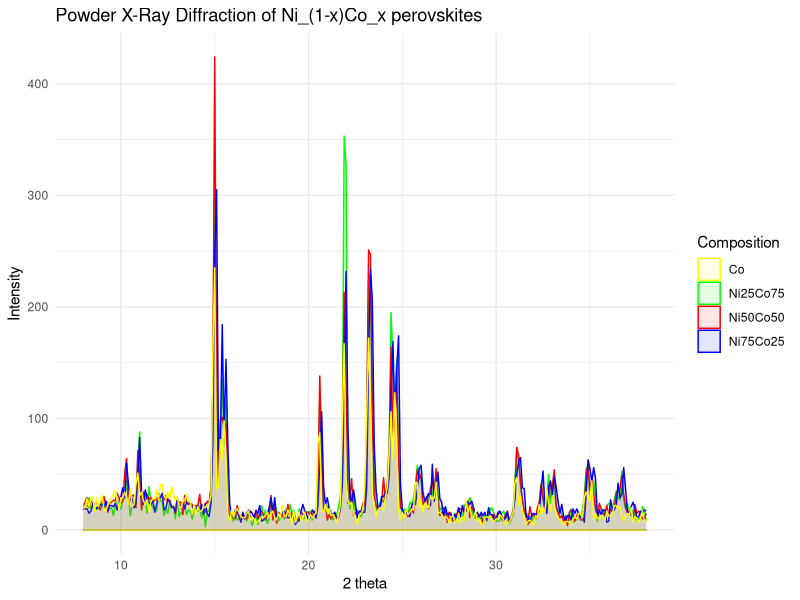
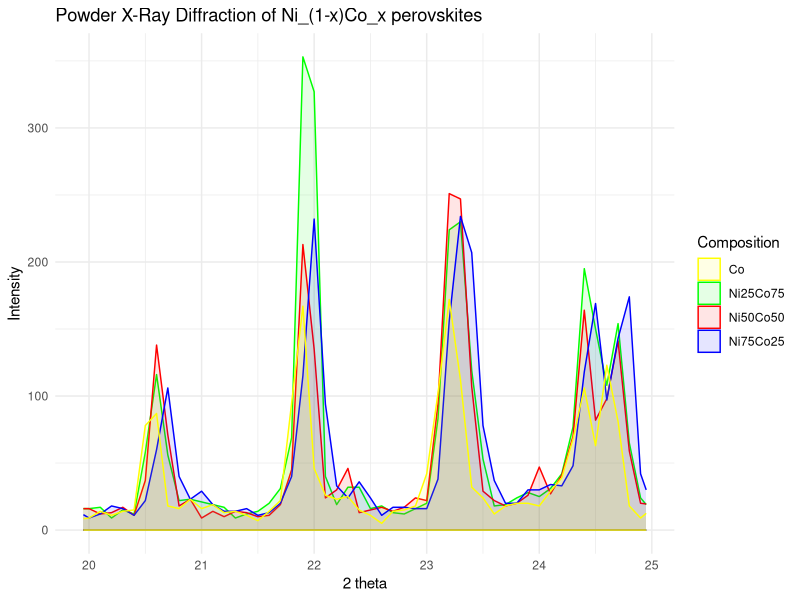
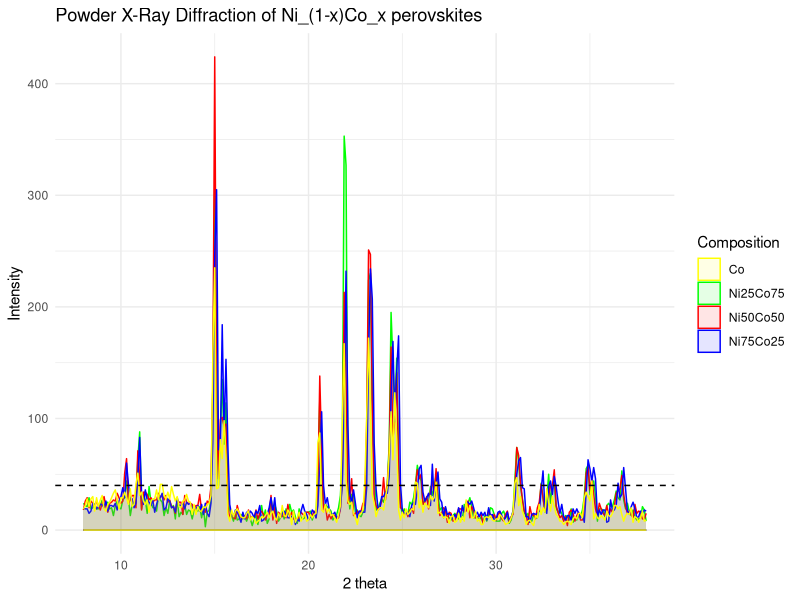
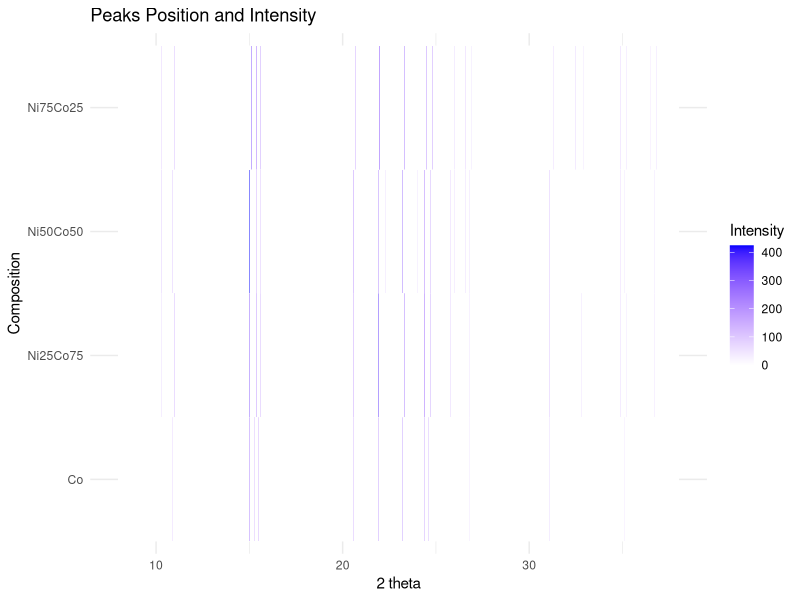
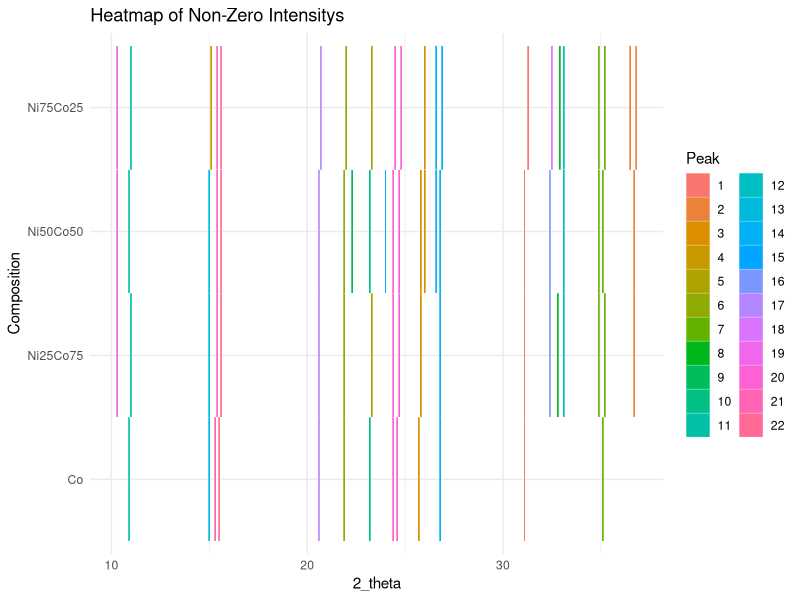
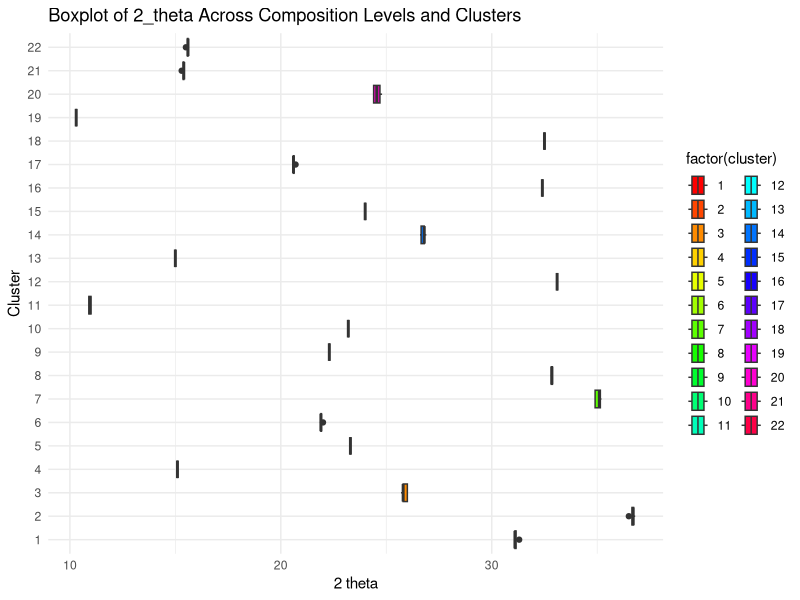
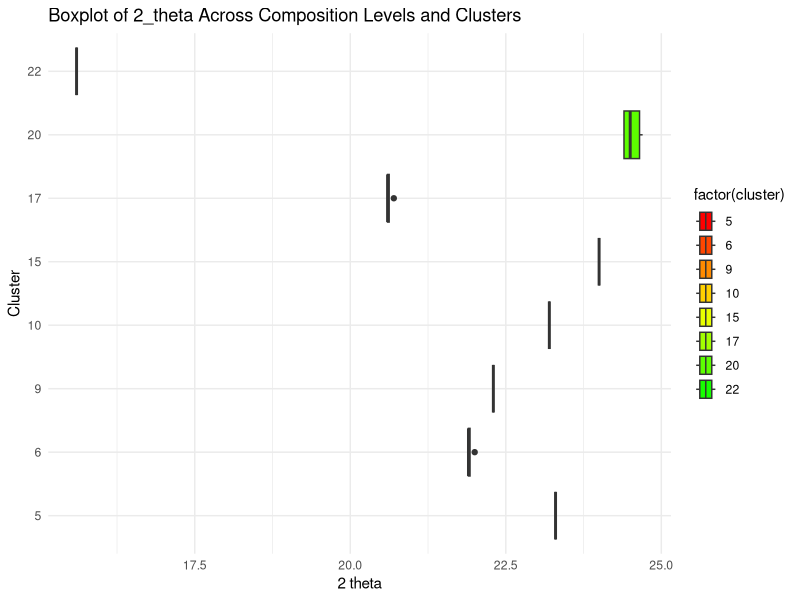
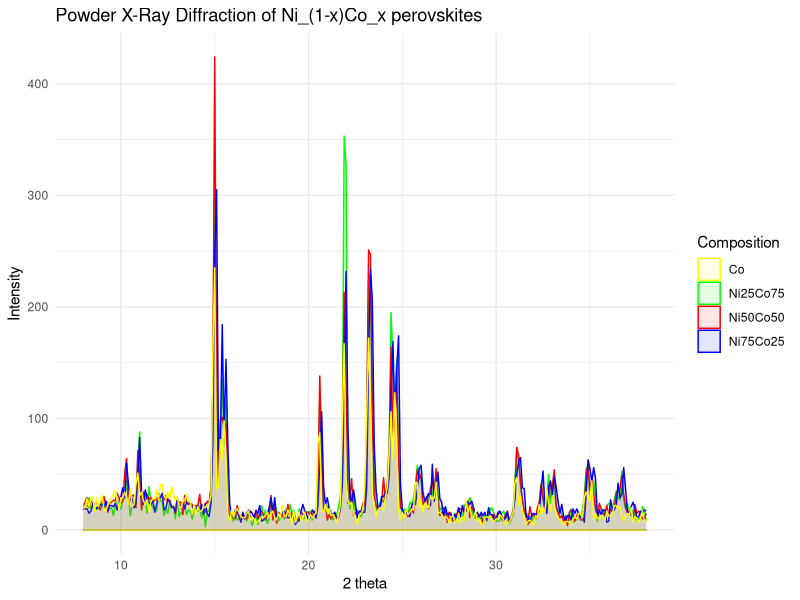

Source code (R) for these figures, in order: (Note: this script raises an error after producing the figures.)
library(tidyverse)

d1b <- read.table("data/AD Ni75Co25.dat")
d2b <- read.table("data/AR cO50nI50.dat")
d3b <- read.table("data/JGD Co75Ni25.dat")
d4b <- read.table("data/AD Co.dat")

# No background
d1 <- read.table("data/AD Ni75Co25_nb.dat")
d2 <- read.table("data/AR cO50nI50_nb.dat")
d3 <- read.table("data/JGD Co75Ni25_nb.dat")
d4 <- read.table("data/AD Co_nb.dat")

# TODO: ADD Ni REF DATA AND SUBSAMPLE IT TO FIT

datab <- bind_cols(d1b, d2b$V2, d3b$V2, d4b$V2)

colnames(datab) <- c("2_theta", "Ni75Co25", "Ni50Co50", "Ni25Co75", "Co")

ggplot(datab, aes(x = `2_theta`)) +
  geom_ribbon(aes(ymin = 0, ymax = `Ni25Co75`, fill = "Ni25Co75"),
    alpha = 0.1, color = "green"
  ) +
  geom_ribbon(aes(ymin = 0, ymax = `Ni50Co50`, fill = "Ni50Co50"),
    alpha = 0.1, color = "red"
  ) +
  geom_ribbon(aes(ymin = 0, ymax = `Ni75Co25`, fill = "Ni75Co25"),
    alpha = 0.1, color = "blue"
  ) +
  geom_ribbon(aes(ymin = 0, ymax = `Co`, fill = "Co"),
    alpha = 0.1, color = "yellow"
  ) +
  labs(
    title = "Powder X-Ray Diffraction of Ni_(1-x)Co_x perovskites",
    x = "2 theta",
    y = "Intensity",
    fill = "Composition"
  ) +
  scale_fill_manual(values = c(
    "Ni75Co25" = "blue", "Ni50Co50" = "red",
    "Ni25Co75" = "green", "Co" = "yellow"
  )) +
  theme_minimal()

ggsave("plot/graph_nt.png", width = 10, height = 5.625)

ggplot(datab[240:340, ], aes(x = `2_theta`)) +
  geom_ribbon(aes(ymin = 0, ymax = `Ni25Co75`, fill = "Ni25Co75"),
    alpha = 0.1, color = "green"
  ) +
  geom_ribbon(aes(ymin = 0, ymax = `Ni50Co50`, fill = "Ni50Co50"),
    alpha = 0.1, color = "red"
  ) +
  geom_ribbon(aes(ymin = 0, ymax = `Ni75Co25`, fill = "Ni75Co25"),
    alpha = 0.1, color = "blue"
  ) +
  geom_ribbon(aes(ymin = 0, ymax = `Co`, fill = "Co"),
    alpha = 0.1, color = "yellow"
  ) +
  labs(
    title = "Powder X-Ray Diffraction of Ni_(1-x)Co_x perovskites",
    x = "2 theta",
    y = "Intensity",
    fill = "Composition"
  ) +
  scale_fill_manual(values = c(
    "Ni75Co25" = "blue", "Ni50Co50" = "red",
    "Ni25Co75" = "green", "Co" = "yellow"
  )) +
  theme_minimal()

ggsave("plot/graph_nt_zoom.png", width = 10, height = 5.625)

data <- bind_cols(d1, d2$V2, d3$V2, d4$V2)

colnames(data) <- c("2_theta", "Ni75Co25", "Ni50Co50", "Ni25Co75", "Co")

# Threshold for peaks
threshold <- 40
# PERF: FIND BEST THRESHOLD VALUE

ggplot(datab, aes(x = `2_theta`)) +
  geom_ribbon(aes(ymin = 0, ymax = `Ni25Co75`, fill = "Ni25Co75"),
    alpha = 0.1, color = "green"
  ) +
  geom_ribbon(aes(ymin = 0, ymax = `Ni50Co50`, fill = "Ni50Co50"),
    alpha = 0.1, color = "red"
  ) +
  geom_ribbon(aes(ymin = 0, ymax = `Ni75Co25`, fill = "Ni75Co25"),
    alpha = 0.1, color = "blue"
  ) +
  geom_ribbon(aes(ymin = 0, ymax = `Co`, fill = "Co"),
    alpha = 0.1, color = "yellow"
  ) +
  geom_hline(
    yintercept = threshold,
    linetype = "dashed", color = "black"
  ) +
  labs(
    title = "Powder X-Ray Diffraction of Ni_(1-x)Co_x perovskites",
    x = "2 theta",
    y = "Intensity",
    fill = "Composition"
  ) +
  scale_fill_manual(values = c(
    "Ni75Co25" = "blue", "Ni50Co50" = "red",
    "Ni25Co75" = "green", "Co" = "yellow"
  )) +
  theme_minimal()

ggsave("plot/graph.png", width = 10, height = 5.625)

find_peaks <- function(data) {
  if (length(data) < 2) {
    return(NULL) # No peak in lists with 0 or 1 element
  }
  peaks <- rep(0, length(data))
  # Create a vector to store the value and index of the peaks
  for (i in 2:(length(data) - 1)) {
    if (data[i] > data[i - 1] && data[i] > data[i + 1]) { # Looking for a peak
      peaks[i] <- data[i]
    }
  }
  # Checking if the first and last value is a peak or not
  if (data[1] > data[2]) {
    peaks[1] <- data[1]
  }
  if (tail(data, 1) > tail(data, 2)[1]) {
    peaks[length(peaks)] <- data[length(data)]
  }
  return(peaks)
}

data_peaks <- data.frame(
  x = datab$"2_theta",
  y1 = find_peaks(datab$Ni75Co25), # Curve data
  y2 = find_peaks(datab$Ni50Co50), # Point data 1
  y3 = find_peaks(datab$Ni25Co75),
  y4 = find_peaks(datab$Co)
)

# Filter all the data points with a certain threshold
data_peaks[, 2:5] <- data_peaks[, 2:5] * (data_peaks[, 2:5] > threshold)

colnames(data_peaks) <- c("2_theta", "Ni75Co25", "Ni50Co50", "Ni25Co75", "Co")

# Create a long-format data frame for ggplot
data_long <- pivot_longer(data_peaks,
  cols = -`2_theta`,
  names_to = "Composition", values_to = "Intensity"
)
# FIXME: IMPROVE THE CLUSTERING PROCESS

# Melt the data for ANOVA
data_long <- data_peaks %>%
  pivot_longer(
    cols = -c(`2_theta`),
    names_to = "Composition", values_to = "Intensity"
  )

# Plot using ggplot2 with geom_tile
ggplot(data_long, aes(x = `2_theta`, y = Composition, fill = Intensity)) +
  geom_tile(color = "white") +
  scale_fill_gradient(low = "white", high = "blue") +
  labs(
    title = "Peaks Position and Intensity",
    x = "2 theta",
    y = "Composition",
    fill = "Intensity"
  ) +
  theme_minimal()

ggsave("plot/peaks.png", width = 10, height = 5.625)

# Filter out zero values
non_zero_data_long <- data_long[data_long$Intensity != 0, ]

# Perform clustering (replace k with your desired number of clusters)

# Assuming data_long has columns "2_theta" and "Intensity"
data_for_clustering <- non_zero_data_long[, "2_theta",
  drop = FALSE
] # Drop = FALSE ensures it remains a data frame

# Specify the number of clusters (k)
k <- 22
# You can adjust this based on your requirements

# Perform k-means clustering based only on 2_theta
cluster_assignments <- kmeans(data_for_clustering,
  centers = k,
  nstart = 4
)$cluster

# Add cluster assignments to the non-zero data
non_zero_data_long$cluster <- factor(cluster_assignments)

# Convert cluster to a factor
non_zero_data_long$cluster <- factor(non_zero_data_long$cluster)

# Plot using ggplot2 with geom_tile and discrete fill scale
ggplot(non_zero_data_long, aes(
  x = `2_theta`,
  y = Composition, fill = cluster
)) +
  geom_tile(color = "white") +
  scale_fill_discrete() + # Use discrete fill scale
  labs(
    title = "Heatmap of Non-Zero Intensitys",
    x = "2_theta",
    y = "Composition",
    fill = "Peak"
  ) +
  theme_minimal()

ggsave("plot/peak_clusters.png", width = 10, height = 5.625)

# HACK: NOT FINAL, NEED A LOT OF IMPROVEMENT
#       CLUSTERING IS TOO RANDOM

# Perform ANOVA
anova_result <- aov(`2_theta` ~ Composition * cluster,
  data = non_zero_data_long
)

# Print ANOVA summary
summary(anova_result)


# Get the number of unique clusters
num_clusters <- length(unique(non_zero_data_long$cluster))

# Create a boxplot with Composition and cluster information
ggplot(non_zero_data_long, aes(
  x = `2_theta`, y = factor(cluster),
  fill = factor(cluster)
)) +
  geom_boxplot() +
  labs(
    title = "Boxplot of 2_theta Across Composition Levels and Clusters",
    x = "2 theta",
    y = "Cluster"
  ) +
  scale_fill_manual(values = rainbow(num_clusters)) +
  # Use rainbow color palette
  theme_minimal()

ggsave("plot/theta.png", width = 10, height = 5.625)

ggplot(non_zero_data_long[19:40, ], aes(
  x = `2_theta`, y = factor(cluster),
  fill = factor(cluster)
)) +
  geom_boxplot() +
  labs(
    title = "Boxplot of 2_theta Across Composition Levels and Clusters",
    x = "2 theta",
    y = "Cluster"
  ) +
  scale_fill_manual(values = rainbow(num_clusters)) +
  # Use rainbow color palette
  theme_minimal()

ggsave("plot/theta_zoom.png", width = 10, height = 5.625)

# WARNING: WEIRD RESULTS

# Assuming cluster_assignments is your vector of cluster assignments
for (i in unique(cluster_assignments)) {
  cluster_data <- non_zero_data_long[cluster_assignments == i, ]

  # Perform ANOVA within each cluster
  anova_within_cluster <- aov(`2_theta` ~ Composition, data = cluster_data)

  # Print summary for each cluster
  cat(paste("Cluster", i, "\n"))
  print(summary(anova_within_cluster))
}

# Assuming anova_result is the result from your previous ANOVA
residuals_within_clusters <- residuals(anova_result)
print(residuals_within_clusters)

# INTENSITY ANALYSIS

ggplot(non_zero_data_long, aes(
  x = "2_theta",
  y = Intensity, fill = factor(cluster)
)) +
  geom_boxplot() +
  labs(
    title = "Boxplot of the Intensity of the peaks for each cluster",
    x = "2 theta",
    y = "Your Variable"
  ) +
  theme_minimal()

# Calculate mean and standard deviation for each Composition
summary_stats <- non_zero_data_long %>%
  group_by(Composition) %>%
  summarize(
    mean_value = mean(Intensity),
    sd_value = sd(Intensity)
  )

# Identify conditions with lowest and highest mean and variance
lowest_mean_condition <- summary_stats$Composition[
  which.min(summary_stats$mean_value)
]
lowest_sd_condition <- summary_stats$Composition[
  which.min(summary_stats$sd_value)
]
highest_mean_condition <- summary_stats$Composition[
  which.max(summary_stats$mean_value)
]
highest_sd_condition <- summary_stats$Composition[
  which.max(summary_stats$sd_value)
]

# Boxplot code
boxplot_plot <- ggplot(non_zero_data_long, aes(
  x = "2_theta",
  y = Intensity, fill = factor(cluster)
)) +
  geom_boxplot() +
  labs(
    title = "Boxplot of the Intensity of the peaks for each cluster",
    x = "2 theta",
    y = "Intensity"
  ) +
  theme_minimal()

# Add text annotations
boxplot_plot +
  annotate("text",
    x = 4, y = max(non_zero_data_long$Intensity),
    label = paste(
      "Lowest Mean (", lowest_mean_condition, "):",
      round(summary_stats$mean_value[
        summary_stats$Composition == lowest_mean_condition
      ], 2)
    ),
    vjust = 1.5, hjust = 0.5, size = 3, color = "red"
  ) +
  annotate("text",
    x =  10,
    y = max(non_zero_data_long$Intensity),
    label = paste(
      "Highest Mean (", highest_mean_condition, "):",
      round(summary_stats$mean_value[
        summary_stats$Composition == highest_mean_condition
      ], 2)
    ),
    vjust = 1.5, hjust = 0.5, size = 3, color = "blue"
  )

ggsave("plot/intensity.png", width = 10, height = 5.625)

composition_stats <- non_zero_data_long %>%
  group_by(Composition) %>%
  summarize(
    mean_value = mean(Intensity),
    variance_intensity = var(Intensity)
  )

# Print the result
print(composition_stats)

# Perform ANOVA
anova_result <- aov(Intensity ~ Composition * cluster,
  data = non_zero_data_long
)

# Print ANOVA summary
summary(anova_result)
